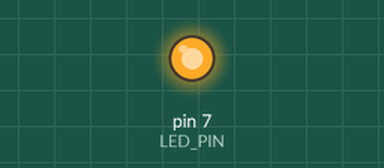
Simulated run of this sketch. Board: Arduino Uno, built with avr-gcc and run on an emulated ATmega328P. On the bench: output pins drawn as LEDs (lit = HIGH).

Above: at 2.0 s.
At 6.0 s:
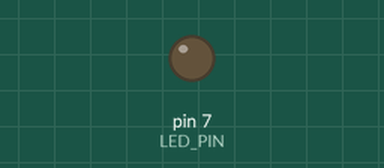
Timing chart, 0 to 10.4 s (numbered marks = the images above):
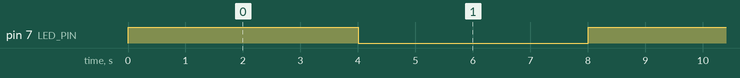

The sketch:

sketch_jul4b.ino
```cpp
#define LED_PIN 7
void setup() {
  // put your setup code here, to run once:
   pinMode(LED_PIN,OUTPUT);
}

void loop() {
  // put your main code here, to run repeatedly:
   digitalWrite(LED_PIN,HIGH);
   delay(4000);
   digitalWrite(LED_PIN,LOW);
   delay(4000);
}
```

Measured:
- by itself, pin 7 (LED_PIN): alternates HIGH for 4.0 s and LOW for 4.0 s
